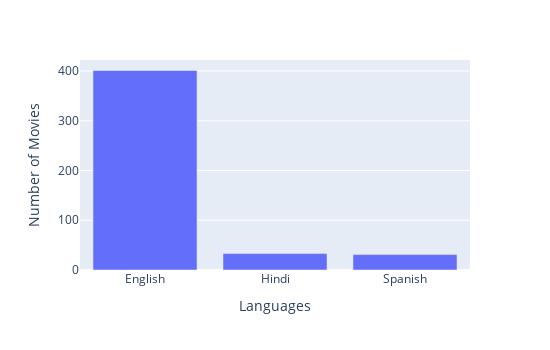

The code cell stored with this chart in its notebook:
### Markdown cell above
6 - Finding the top 3 used languages in the dataset.

### Code cell
data = df['Language'].value_counts().nlargest(3)
fig = px.bar(data,y=data.values,x=data.index, labels={'y':'Number of Movies','index':'Languages'},width=550,height=350)
fig.show()

### Figure 1 — Plotly figure (JSON) as saved in the notebook; plotly's stock layout.template omitted (floating-point values rounded to 4 significant figures)
{"data": [{"alignmentgroup": "True", "hovertemplate": "Languages=%{x}<br>Number of Movies=%{y}<extra></extra>", "legendgroup": "", "marker": {"color": "#636efa", "pattern": {"shape": ""}}, "name": "", "offsetgroup": "", "orientation": "v", "showlegend": false, "textposition": "auto", "type": "bar", "x": ["English", "Hindi", "Spanish"], "xaxis": "x", "y": [401, 33, 31], "yaxis": "y"}], "layout": {"barmode": "relative", "height": 350, "legend": {"tracegroupgap": 0}, "margin": {"t": 60}, "width": 550, "xaxis": {"anchor": "y", "domain": [0, 1], "title": {"text": "Languages"}}, "yaxis": {"anchor": "x", "domain": [0, 1], "title": {"text": "Number of Movies"}}}}
